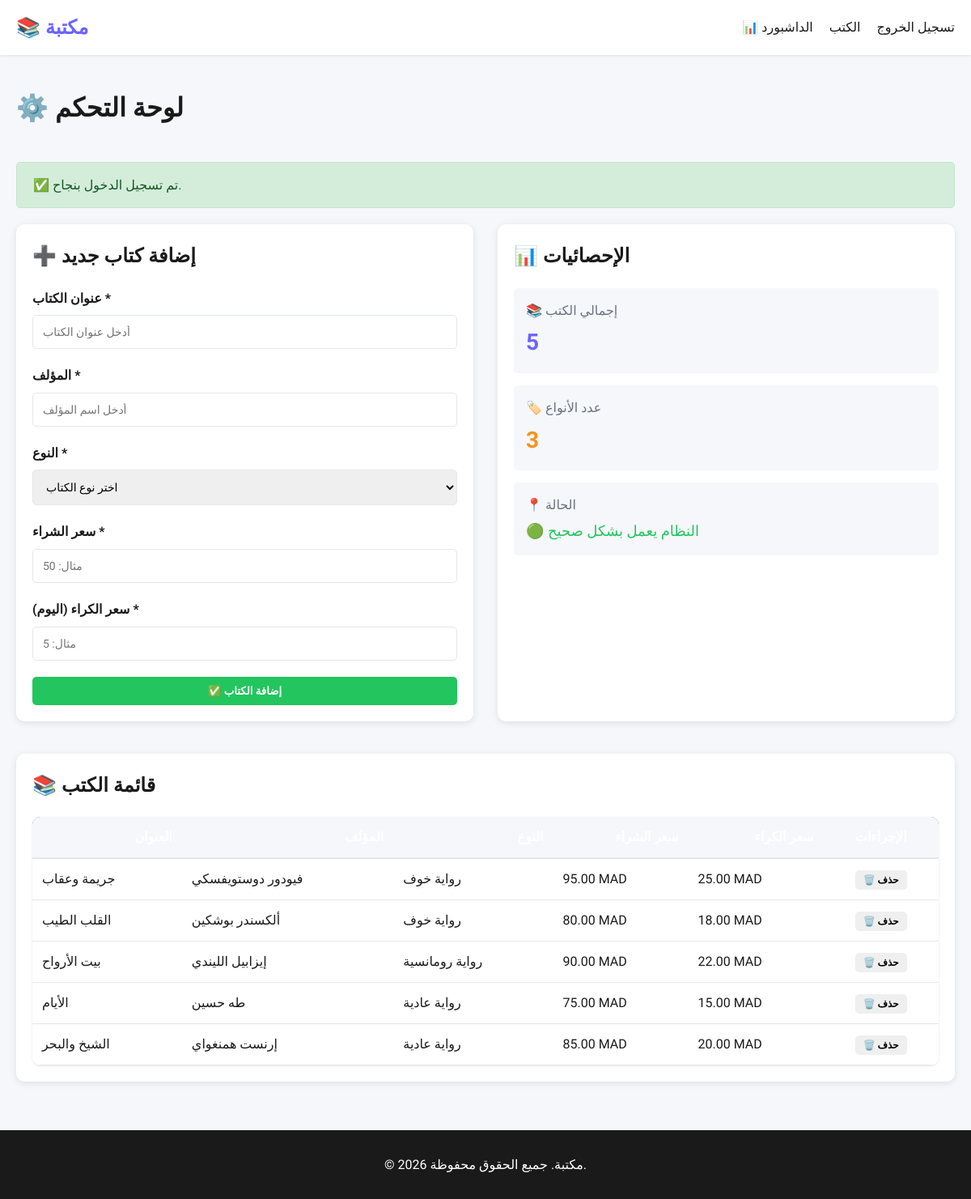
Page /admin/dashboard.php (signed in) on the committed database.
### tables this page shows
CREATE TABLE books (
    book_id INT AUTO_INCREMENT PRIMARY KEY,
    title VARCHAR(255) NOT NULL,
    author VARCHAR(150) NOT NULL,
    type_id INT NOT NULL,
    cover_image VARCHAR(500),
    description TEXT,
    price_buy DECIMAL(10,2) NOT NULL,
    price_rental DECIMAL(10,2),
    available_buy BOOLEAN DEFAULT TRUE,
    available_rental BOOLEAN DEFAULT FALSE,
    created_at DATETIME DEFAULT CURRENT_TIMESTAMP,
    FOREIGN KEY (type_id) REFERENCES book_types(type_id) ON DELETE RESTRICT
);

CREATE TABLE book_types (
    type_id INT AUTO_INCREMENT PRIMARY KEY,
    type_name VARCHAR(100) NOT NULL UNIQUE,
    created_at DATETIME DEFAULT CURRENT_TIMESTAMP
);

### core/functions.php (called while the page is built, shortened)
<?php
require_once __DIR__ . '/db.php';
function formatPrice($price) {
    return number_format($price, 2, '.', '') . ' MAD';
}
function getFlash($key) {
    if (isset($_SESSION['flash'][$key])) {
        $message = $_SESSION['flash'][$key];
        return $message;
    }
    return null;
}
function getAllTypes() {
    global $pdo;
    $stmt = $pdo->query("SELECT * FROM book_types ORDER BY type_name ASC");
    return $stmt->fetchAll();
}
function getAllBooks($search = '', $type_id = '') {
    global $pdo;
    $query = "SELECT b.*, bt.type_name
              FROM books b
              JOIN book_types bt ON b.type_id = bt.type_id
              WHERE b.available_buy = TRUE";
    $params = [];
    $query .= " ORDER BY b.created_at DESC";
    $stmt = $pdo->prepare($query);
    $stmt->execute($params);
    return $stmt->fetchAll();
}

### admin/dashboard.php (the view, shortened to what this page needs)
<?php
require_once '../core/functions.php';
$books = getAllBooks('', 0);
$types = getAllTypes();
$success = getFlash('success');
?>
<!DOCTYPE html>
<html lang="ar">
<head>
    <link rel="stylesheet" href="../assets/css/style.css">
</head>
<body>
    <nav class="navbar">
        <div class="container">
            <a href="../views/catalogue.php" class="navbar-brand">📚 مكتبة</a>
            <ul class="navbar-links">
                <li><a href="dashboard.php">📊 الداشبورد</a></li>
                <li><a href="../views/catalogue.php">الكتب</a></li>
                <li><a href="../core/logout.php">تسجيل الخروج</a></li>
            </ul>
        </div>
    </nav>
    <div class="container">
        <h1 style="margin: 40px 0;">⚙️ لوحة التحكم</h1>
        <?php if ($success): ?>
            <div class="alert alert-success"><?php echo htmlspecialchars($success); ?></div>
        <?php endif; ?>
        <div style="display: grid; grid-template-columns: 1fr 1fr; gap: 30px; margin-bottom: 40px;">
            <div style="background-color: white; padding: 20px; border-radius: 10px; box-shadow: 0 2px 8px rgba(0,0,0,0.1);">
                <h2 style="margin-bottom: 20px;">➕ إضافة كتاب جديد</h2>
                <form method="POST" action="">
                    <div class="form-group">
                        <label>عنوان الكتاب *</label>
                        <input type="text" name="title" placeholder="أدخل عنوان الكتاب" required maxlength="200">
                    </div>
                    <div class="form-group">
                        <label>المؤلف *</label>
                        <input type="text" name="author" placeholder="أدخل اسم المؤلف" required maxlength="100">
                    </div>
                    <div class="form-group">
                        <label>النوع *</label>
                        <select name="type_id" required>
                            <option value="">اختر نوع الكتاب</option>
                        </select>
                    </div>
                    <div class="form-group">
                        <label>سعر الشراء *</label>
                        <input type="number" name="price_buy" placeholder="مثال: 50" step="0.01" required>
                    </div>
                    <div class="form-group">
                        <label>سعر الكراء (اليوم) *</label>
                        <input type="number" name="price_rental" placeholder="مثال: 5" step="0.01" required>
                    </div>
                    <button type="submit" class="btn btn-success" style="width: 100%;">✅ إضافة الكتاب</button>
                </form>
            </div>
            <div style="background-color: white; padding: 20px; border-radius: 10px; box-shadow: 0 2px 8px rgba(0,0,0,0.1);">
                <h2 style="margin-bottom: 20px;">📊 الإحصائيات</h2>
                <div style="display: grid; gap: 15px;">
                    <div style="background-color: var(--light); padding: 15px; border-radius: 5px;">
                        <p style="color: var(--gray); margin-bottom: 5px;">📚 إجمالي الكتب</p>
                        <p style="font-size: 28px; font-weight: 700; color: var(--primary);"><?php echo count($books); ?></p>
                    </div>
                    <div style="background-color: var(--light); padding: 15px; border-radius: 5px;">
                        <p style="color: var(--gray); margin-bottom: 5px;">🏷️ عدد الأنواع</p>
                        <p style="font-size: 28px; font-weight: 700; color: var(--secondary);"><?php echo count($types); ?></p>
                    </div>
                    <div style="background-color: var(--light); padding: 15px; border-radius: 5px;">
                        <p style="color: var(--gray); margin-bottom: 5px;">📍 الحالة</p>
                        <p style="font-size: 18px; color: var(--success);">🟢 النظام يعمل بشكل صحيح</p>
                    </div>
                </div>
            </div>
        </div>
        <div style="background-color: white; padding: 20px; border-radius: 10px; box-shadow: 0 2px 8px rgba(0,0,0,0.1);">
            <h2 style="margin-bottom: 20px;">📚 قائمة الكتب</h2>
            <?php if (count($books) > 0): ?>
                <table style="width: 100%; border-collapse: collapse;">
                    <thead>
                        <tr style="background-color: var(--light); border-bottom: 2px solid var(--border);">
                            <th style="padding: 12px; text-align: right;">العنوان</th>
                            <th style="padding: 12px; text-align: right;">المؤلف</th>
                            <th style="padding: 12px; text-align: right;">النوع</th>
                            <th style="padding: 12px; text-align: right;">سعر الشراء</th>
                            <th style="padding: 12px; text-align: right;">سعر الكراء</th>
                            <th style="padding: 12px; text-align: center;">الإجراءات</th>
                        </tr>
                    </thead>
                    <tbody>
                        <?php foreach ($books as $book): ?>
                            <tr style="border-bottom: 1px solid var(--border);">
                                <td style="padding: 12px;"><?php echo htmlspecialchars(substr($book['title'], 0, 30)); ?></td>
                                <td style="padding: 12px;"><?php echo htmlspecialchars($book['author']); ?></td>
                                <td style="padding: 12px;"><?php echo htmlspecialchars($book['type_name']); ?></td>
                                <td style="padding: 12px;"><?php echo formatPrice($book['price_buy']); ?></td>
                                <td style="padding: 12px;"><?php echo formatPrice($book['price_rental']); ?></td>
                                <td style="padding: 12px; text-align: center;">
                                    <form method="POST" action="" style="display: inline;">
                                        <button type="submit" class="btn btn-error" style="padding: 5px 10px; font-size: 12px;">🗑️ حذف</button>
                                    </form>
                                </td>
                            </tr>
                        <?php endforeach; ?>
                    </tbody>
                </table>
            <?php else: ?>
                <div style="text-align: center; padding: 40px;">
                    <p style="color: var(--gray);">لا توجد كتب حتى الآن</p>
                </div>
            <?php endif; ?>
        </div>
    </div>
    <footer class="footer">
        <p>&copy; 2026 مكتبة. جميع الحقوق محفوظة.</p>
    </footer>
</body>
</html>

### assets/css/style.css (style rules this page uses)
:root { --primary: #6c63ff; --secondary: #f7931e; --success: #22c55e; --danger: #ef4444; --warning: #f59e0b; --dark: #1a1a1a; --light: #f5f7fa; --gray: #6b7280; --border: #e5e7eb; }
* { margin: 0; padding: 0; box-sizing: border-box; }
body { font-family: 'Cairo', sans-serif; background-color: var(--light); color: var(--dark); line-height: 1.6; }
.container { max-width: 1200px; margin: 0 auto; padding: 0 20px; }
.navbar { background-color: white; box-shadow: 0 1px 3px rgba(0, 0, 0, 0.1); position: sticky; top: 0; z-index: 100; }
.navbar .container { display: flex; justify-content: space-between; align-items: center; padding: 15px 20px; }
.navbar-brand { font-size: 24px; font-weight: 700; color: var(--primary); text-decoration: none; }
.navbar-links { display: flex; gap: 20px; list-style: none; }
.navbar-links a { color: var(--dark); text-decoration: none; font-weight: 500; transition: color 0.3s; }
.btn { display: inline-block; padding: 10px 20px; border-radius: 5px; text-decoration: none; font-weight: 600; cursor: pointer; border: none; transition: all 0.3s; font-family: 'Cairo', sans-serif; text-align: center; }
.btn-success { background-color: var(--success); color: white; }
.form-group { margin-bottom: 20px; }
.form-group label { display: block; margin-bottom: 8px; font-weight: 600; color: var(--dark); }
.form-group input, .form-group select, .form-group textarea { width: 100%; padding: 12px; border: 1px solid var(--border); border-radius: 5px; font-family: 'Cairo', sans-serif; font-size: 14px; }
.alert { padding: 15px 20px; border-radius: 5px; margin-bottom: 20px; font-weight: 500; }
.alert-success { background-color: #d4edda; color: #155724; border: 1px solid #c3e6cb; }
.footer { background-color: var(--dark); color: white; text-align: center; padding: 30px 20px; margin-top: 60px; }
table { width: 100%; border-collapse: collapse; background-color: white; border-radius: 10px; overflow: hidden; box-shadow: 0 1px 3px rgba(0, 0, 0, 0.1); }
thead { background-color: var(--primary); color: white; }
th { padding: 15px; text-align: right; font-weight: 600; }
td { padding: 12px 15px; border-bottom: 1px solid var(--border); }

### rows in the picture
books: title "جريمة وعقاب", author "فيودور دوستويفسكي", type.type_name "رواية خوف", price_buy "95.00 MAD", price_rental "25.00 MAD"
books: title "القلب الطيب", author "ألكسندر بوشكين", type.type_name "رواية خوف", price_buy "80.00 MAD", price_rental "18.00 MAD"
books: title "بيت الأرواح", author "إيزابيل الليندي", type.type_name "رواية رومانسية", price_buy "90.00 MAD", price_rental "22.00 MAD"
books: title "الأيام", author "طه حسين", type.type_name "رواية عادية", price_buy "75.00 MAD", price_rental "15.00 MAD"
books: title "الشيخ والبحر", author "إرنست همنغواي", type.type_name "رواية عادية", price_buy "85.00 MAD", price_rental "20.00 MAD"

### other values in the picture
$success "✅ تم تسجيل الدخول بنجاح."
count($books) "5"
count($types) "3"
